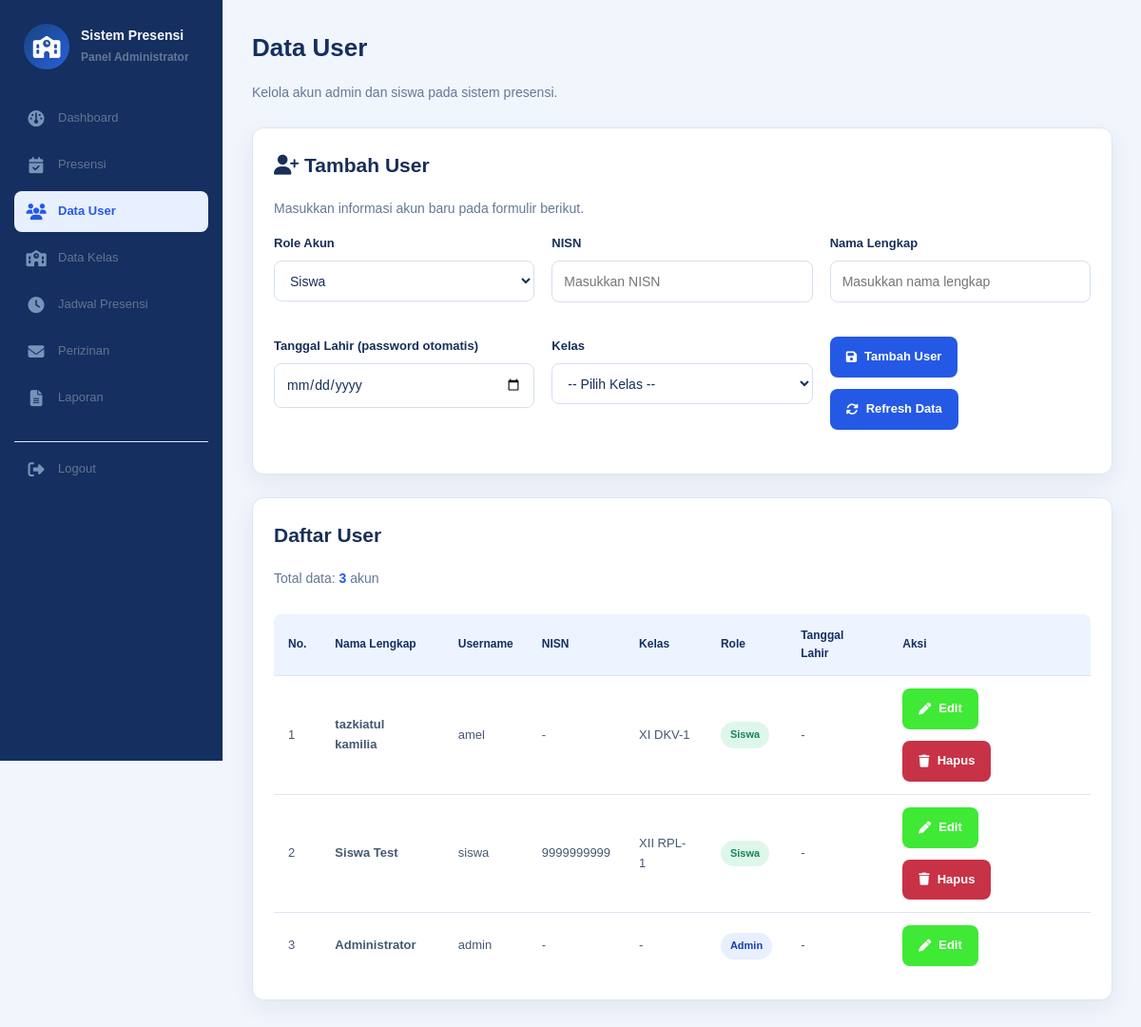
Screenshot of /admin/user/index.php (signed in) with the database file from the repository.
### tables this page shows
CREATE TABLE `users` (
  `id` int(11) NOT NULL,
  `nisn` varchar(20) DEFAULT NULL,
  `username` varchar(50) NOT NULL,
  `password` varchar(255) NOT NULL,
  `nama_lengkap` varchar(100) NOT NULL,
  `role` enum('admin','user') DEFAULT 'user',
  `id_kelas` int(11) DEFAULT NULL,
  `face_vector` text DEFAULT NULL,
  `created_at` timestamp NULL DEFAULT current_timestamp()
);

CREATE TABLE `kelas` (
  `id` int(11) NOT NULL,
  `nama_kelas` varchar(50) NOT NULL
);

### config/helper.php (called while the page is built, shortened)
<?php
function e($value): string
{
    return htmlspecialchars((string)$value, ENT_QUOTES, 'UTF-8');
}

### admin/user/index.php (the view, shortened to what this page needs)
<?php
require_once '../../config/database.php';
require_once '../../config/helper.php';
$edit = null;
$users_result = mysqli_query($conn, 'SELECT u.*, k.nama_kelas FROM users u LEFT JOIN kelas k ON k.id = u.id_kelas ORDER BY u.id DESC');
$jumlah_user = $users_result ? mysqli_num_rows($users_result) : 0;
?>
<!DOCTYPE html>
<html lang="id">
<head>
    <link rel="stylesheet" href="../../assets/css/admin.css">
    <link rel="stylesheet"
          href="https://cdnjs.cloudflare.com/ajax/libs/font-awesome/6.5.2/css/all.min.css">
</head>
<body>
<header class="topbar">
    <div class="brand">
        <div class="brand-logo">
            <i class="fa-solid fa-school"></i>
        </div>
        <div class="brand-text">
            <strong>Sistem Presensi</strong>
            <span>Panel Administrator</span>
        </div>
    </div>
    <nav class="nav">
        <a href="../index.php">
            <i class="fa-solid fa-gauge"></i>
            Dashboard
        </a>
        <a href="../presensi/index.php">
            <i class="fa-solid fa-calendar-check"></i>
            Presensi
        </a>
        <a href="index.php" class="active">
            <i class="fa-solid fa-users"></i>
            Data User
        </a>
        <a href="../kelas/index.php">
            <i class="fa-solid fa-school"></i>
            Data Kelas
        </a>
        <a href="../jam_kerja/index.php">
            <i class="fa-solid fa-clock"></i>
            Jadwal Presensi
        </a>
        <a href="../perizinan/index.php">
            <i class="fa-solid fa-envelope"></i>
            Perizinan
        </a>
        <a href="../laporan/index.php">
            <i class="fa-solid fa-file-lines"></i>
            Laporan
        </a>
        <a href="../../auth/logout.php" class="logout-link">
            <i class="fa-solid fa-right-from-bracket"></i>
            Logout
        </a>
    </nav>
</header>
<main class="container">
    <section class="hero">
        <div>
            <h1>Data User</h1>
            <p>Kelola akun admin dan siswa pada sistem presensi.</p>
        </div>
    </section>
    <section class="card">
        <h2>
            <i class="fa-solid fa-user-plus"></i>
            <?= $edit ? 'Edit Data User' : 'Tambah User' ?>
        </h2>
        <p class="muted">
            <?= $edit
                ? 'Ubah informasi akun pada formulir berikut.'
                : 'Masukkan informasi akun baru pada formulir berikut.' ?>
        </p>
        <form method="POST" action="index.php">
            <div class="grid form-grid">
                <div class="form-group">
                    <label for="role">Role Akun</label>
                    <select name="role" id="role" onchange="toggleRole()">
                        <option value="user"
                            <?= ($edit['role'] ?? 'user') === 'user' ? 'selected' : '' ?>>
                            Siswa
                        </option>
                    </select>
                </div>
                <div class="form-group field-siswa">
                    <label for="nisn">NISN</label>
                    <input type="text" name="nisn" id="nisn"
                           value="<?= htmlspecialchars($edit['nisn'] ?? '', ENT_QUOTES, 'UTF-8') ?>"
                           placeholder="Masukkan NISN">
                </div>
                <div class="form-group">
                    <label for="nama_lengkap">Nama Lengkap</label>
                    <input type="text" name="nama_lengkap" id="nama_lengkap"
                           value="<?= htmlspecialchars($edit['nama_lengkap'] ?? '', ENT_QUOTES, 'UTF-8') ?>"
                           placeholder="Masukkan nama lengkap" required>
                </div>
           <div class="form-group field-siswa">
                <label>Tanggal Lahir (password otomatis)</label>
                <input type="date" name="tanggal_lahir" id="tanggal_lahir" value="<?= e($edit['tanggal_lahir'] ?? '') ?>">
            </div>
                <div class="form-group">
                    <label for="id_kelas">Kelas</label>
                    <select name="id_kelas" id="id_kelas">
                        <option value="0">-- Pilih Kelas --</option>
                    </select>
                </div>
            <div class="actions">
                <button type="submit" name="simpan" value="1" class="btn btn-add">
                    <i class="fa-solid fa-floppy-disk"></i>
                    <?= $edit ? 'Simpan Perubahan' : 'Tambah User' ?>
                </button>
        <div class="actions">
            <a href="index.php" class="btn btn-add">
                <i class="fa-solid fa-rotate"></i>
                Refresh Data
            </a>
        </div>
            </div>
        </form>
    </section>
    <section class="card" style="margin-top: 24px;">
        <div class="hero">
            <div>
                <h2>Daftar User</h2>
                <p>Total data: <strong><?= $jumlah_user ?></strong> akun</p>
            </div>
        </div>
        <div class="table-responsive table-wrap">
            <table class="table">
                <thead>
                    <tr>
                        <th>No.</th>
                        <th>Nama Lengkap</th>
                        <th>Username</th>
                        <th>NISN</th>
                        <th>Kelas</th>
                        <th>Role</th>
                        <th>Tanggal Lahir</th>
                        <th>Aksi</th>
                    </tr>
                </thead>
                <tbody>
                    <?php if ($users_result && mysqli_num_rows($users_result) > 0): ?>
                        <?php $no = 1; ?>
                        <?php while ($user = mysqli_fetch_assoc($users_result)): ?>
                            <tr>
                                <td><?= $no++ ?></td>
                                <td>
                                    <strong>
                                        <?= htmlspecialchars($user['nama_lengkap'] ?? '-', ENT_QUOTES, 'UTF-8') ?>
                                    </strong>
                                </td>
                                <td>
                                    <?= htmlspecialchars($user['username'] ?? '-', ENT_QUOTES, 'UTF-8') ?>
                                </td>
                                <td>
                                    <?= htmlspecialchars($user['nisn'] ?? '-', ENT_QUOTES, 'UTF-8') ?>
                                </td>
                                <td>
                                    <?= htmlspecialchars($user['nama_kelas'] ?? '-', ENT_QUOTES, 'UTF-8') ?>
                                </td>
                                <td>
                                    <?php if (($user['role'] ?? '') === 'admin'): ?>
                                        <span class="badge badge-info">Admin</span>
                                    <?php else: ?>
                                        <span class="badge badge-success">Siswa</span>
                                    <?php endif; ?>
                                </td>
                                <td>
                                    <?= !empty($user['tanggal_lahir'])
                                        ? htmlspecialchars($user['tanggal_lahir'], ENT_QUOTES, 'UTF-8')
                                        : '-' ?>
                                </td>
                                <td>
                                    <div class="actions">
                                        <a href="index.php?edit=<?= (int) $user['id'] ?>"
                                           class="btn btn-edit">
                                            <i class="fa-solid fa-pen"></i>
                                            Edit
                                        </a>
                                        <?php if ((int) $user['id'] !== (int) ($_SESSION['user_id'] ?? $_SESSION['id'] ?? 0)): ?>
                                        <form method="POST" action="index.php" style="display:inline" onsubmit="return confirm('Yakin ingin menghapus user ini?')">
                                         <button type="submit" class="btn btn-delete">
                                            <i class="fa-solid fa-trash"></i>
                                            Hapus
                                         </button>
                                        </form>
                                        <?php endif; ?>
                                    </div>
                                </td>
                            </tr>
                        <?php endwhile; ?>
                    <?php endif; ?>
                </tbody>
            </table>
        </div>
    </section>
</main>
</body>
</html>

### rows the page displays
users: nama_lengkap "tazkiatul kamilia", username "amel", nisn "-", id_kelas.nama_kelas "XI DKV-1", role "Siswa"
users: nama_lengkap "Siswa Test", username "siswa", nisn "9999999999", id_kelas.nama_kelas "XII RPL-1", role "Siswa"
users: nama_lengkap "Administrator", username "admin", nisn "-", nama_kelas "-", role "Admin"

### other values shown
$jumlah_user "3"
